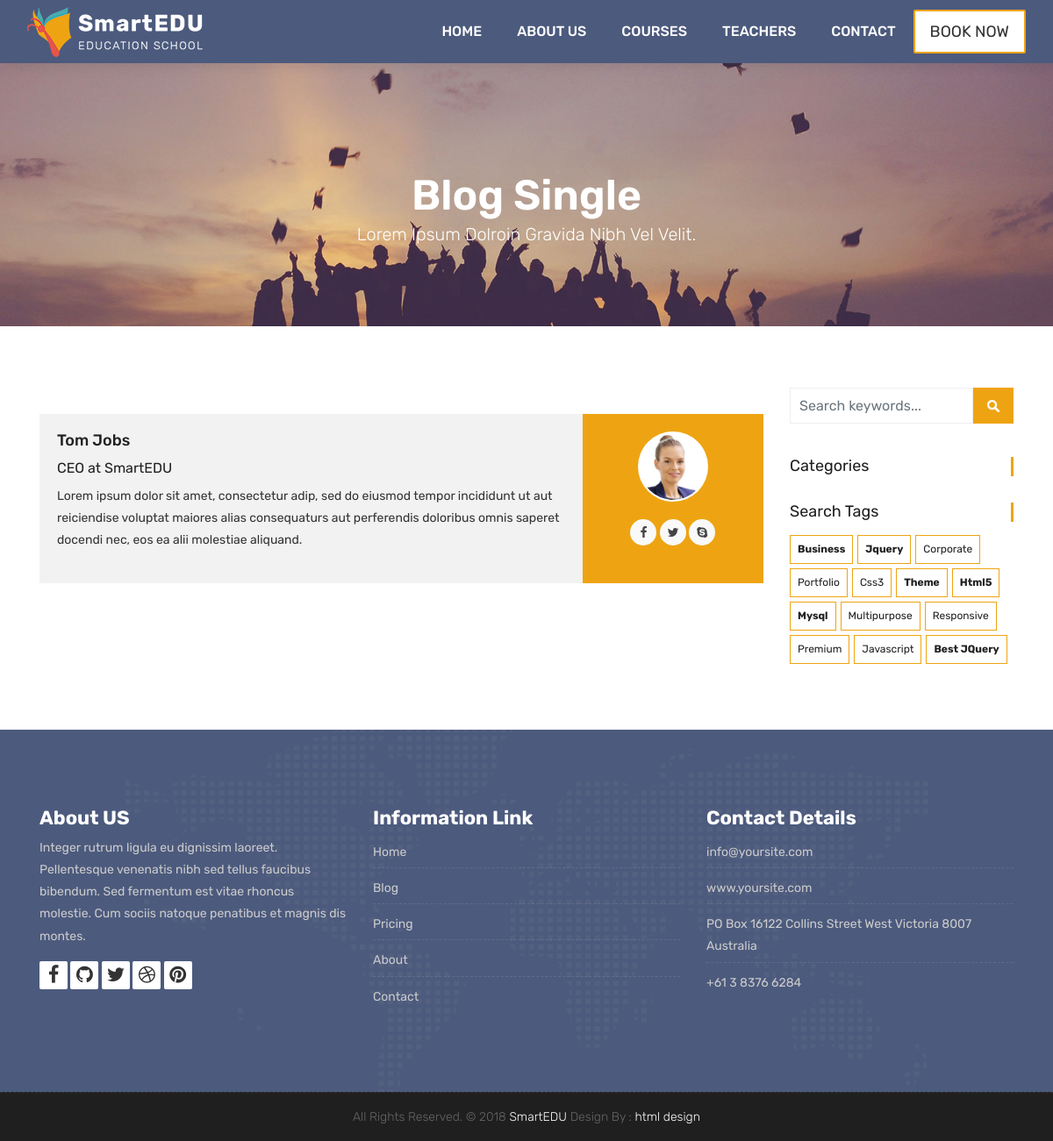
Page /course/tags/programming on the earlier database version.
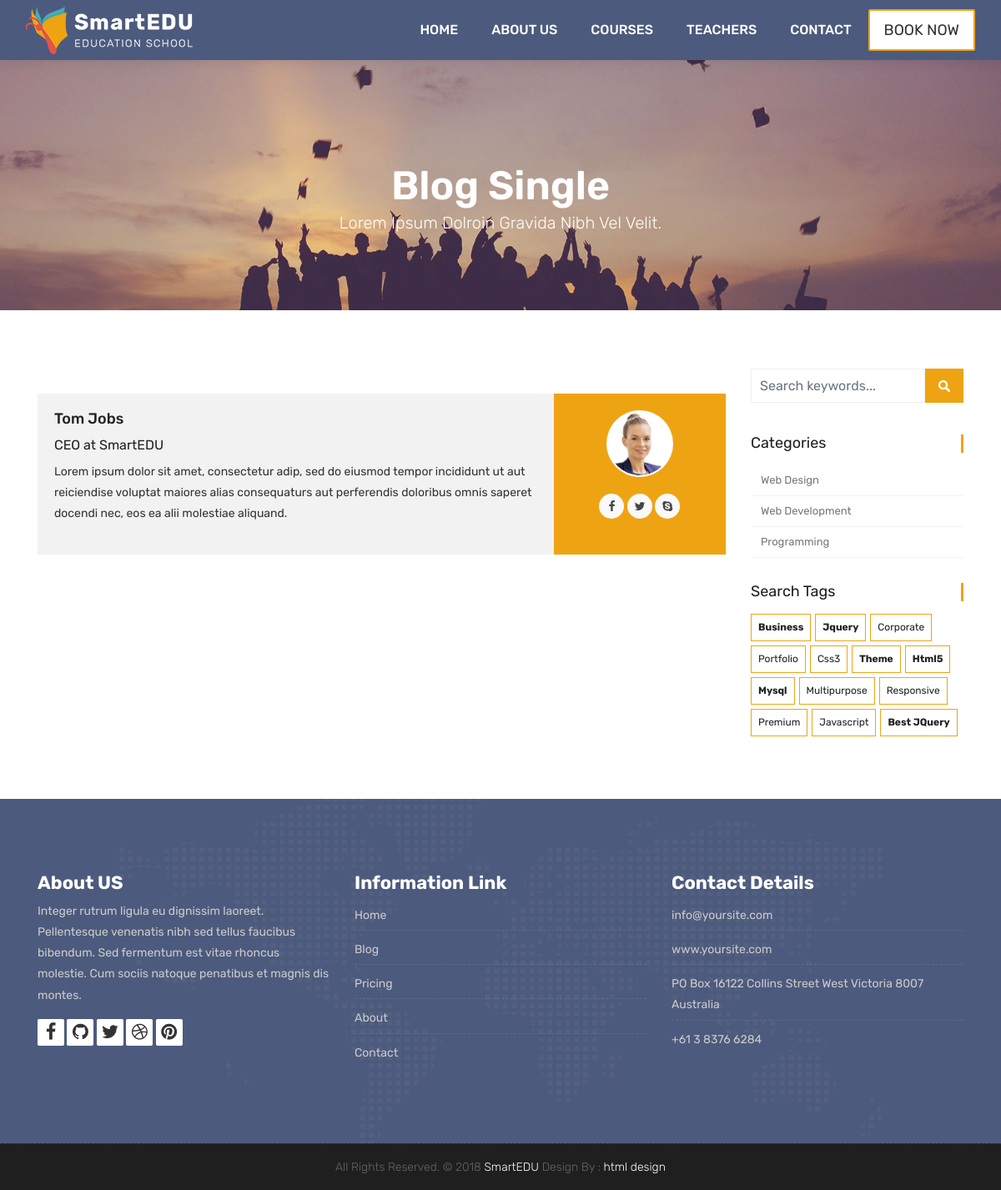
Same page on the later database version.
### courses/models.py (models this page shows)
class Category(models.Model):
    name = models.CharField(max_length=50, null=True)
    slug = models.SlugField(max_length=50, unique=True, null=True)
    def __str__(self):
        return self.name

### courses/views.py (the view)
# urls.py: path('tags/<slug:tag_slug>', tag_list, name = "courses_by_tag"),
def tag_list(request, tag_slug):
    courses = Course.objects.all().filter(tags__slug=tag_slug)
    categories = Category.objects.all()
    tags = Tag.objects.all()
    context = {
        'courses' : courses,
        "categories" : categories,
        "tags" : tags
    }
    return render(request, 'courses.html', context)

### templates/courses.html (shortened to what this page needs)
{% extends 'partials/_base.html' %}
{% load static %}
{% block content %}
	<div class="all-title-box">
		<div class="container text-center">
			<h1>Blog Single<span class="m_1">Lorem Ipsum dolroin gravida nibh vel velit.</span></h1>
		</div>
	</div>
    <div id="overviews" class="section wb">
        <div class="container">
            <div class="row">
                <div class="col-lg-9 blog-post-single">
					<div class="blog-author">
						<div class="author-bio">
							<h3 class="author_name"><a href="#">Tom Jobs</a></h3>
							<h5>CEO at <a href="#">SmartEDU</a></h5>
							<p class="author_det">
								Lorem ipsum dolor sit amet, consectetur adip, sed do eiusmod tempor incididunt  ut aut reiciendise voluptat maiores alias consequaturs aut perferendis doloribus omnis saperet docendi nec, eos ea alii molestiae aliquand.
							</p>
						</div>
						<div class="author-desc">
							<img src="images/author.jpg" alt="about author">
							<ul class="author-social">
								<li><a href="#"><i class="fa fa-facebook"></i></a></li>
								<li><a href="#"><i class="fa fa-twitter"></i></a></li>
								<li><a href="#"><i class="fa fa-skype"></i></a></li>
							</ul>
						</div>
					</div>
                </div>
				<div class="col-lg-3 col-12 right-single">
					<div class="widget-search">
						<div class="site-search-area">
							<form method="get" id="site-searchform" action="#">
								<div>
									<input class="input-text form-control" name="search-k" id="search-k" placeholder="Search keywords..." type="text">
									<input id="searchsubmit" value="Search" type="submit">
								</div>
							</form>
						</div>
					</div>
					<div class="widget-categories">
						<h3 class="widget-title">Categories</h3>
						<ul>
							{% for category in categories  %}
							<li><a href="{% url 'courses_by_category' category.slug %}">{{ category }}</a></li>
							{% endfor %}
						</ul>
					</div>
					<div class="widget-tags">
						<h3 class="widget-title">Search Tags</h3>
						<ul class="tags">
							<li><a href="#"><b>business</b></a></li>
							<li><a href="#"><b>jquery</b></a></li>
							<li><a href="#">corporate</a></li>
							<li><a href="#">portfolio</a></li>
							<li><a href="#">css3</a></li>
							<li><a href="#"><b>theme</b></a></li>
							<li><a href="#"><b>html5</b></a></li>
							<li><a href="#"><b>mysql</b></a></li>
							<li><a href="#">multipurpose</a></li>
							<li><a href="#">responsive</a></li>
							<li><a href="#">premium</a></li>
							<li><a href="#">javascript</a></li>
							<li><a href="#"><b>Best jQuery</b></a></li>
						</ul>
					</div>
				</div>
            </div>
        </div>
    </div>
    {% endblock content %}

Differences in the rows shown:
added Category: name "Web Design"
added Category: name "Web Development"
added Category: name "Programming"
